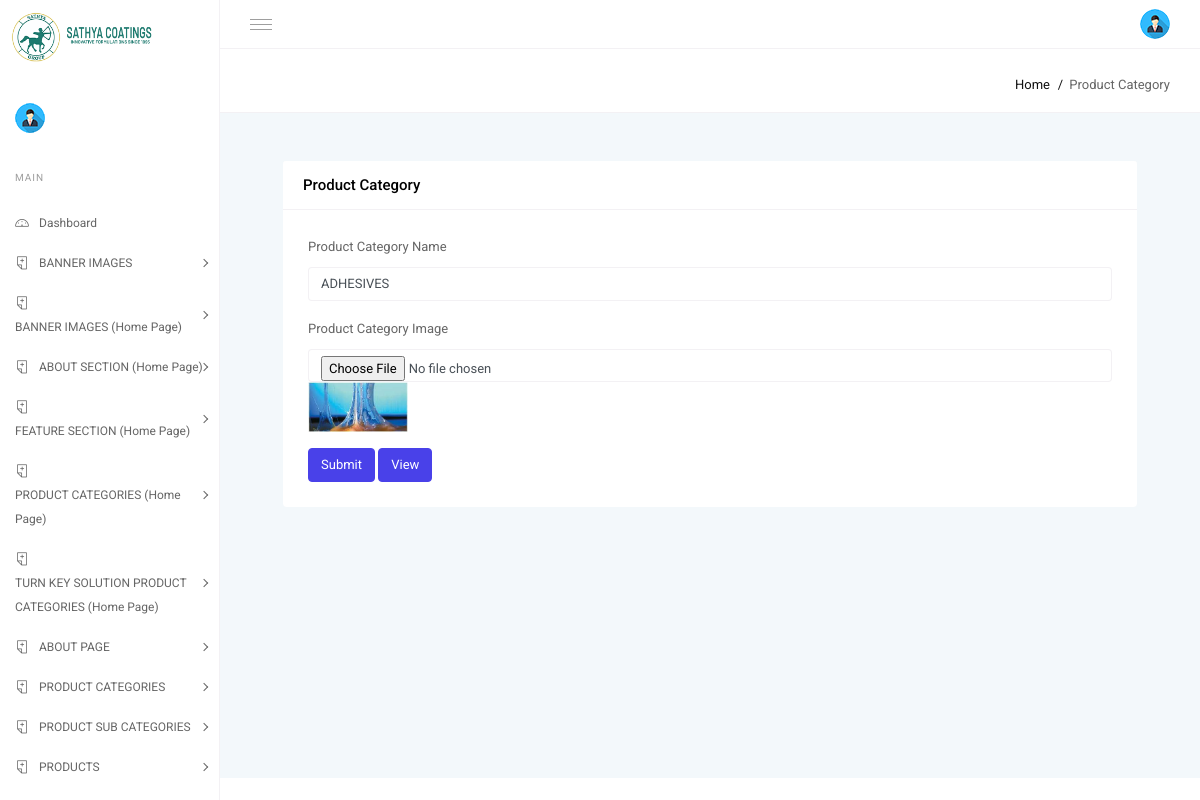
Page /sathyadb/contentupdate.php?update=1 (signed in) on the committed database.
### tables this page shows
CREATE TABLE `product_category` (
  `id` int(50) NOT NULL,
  `image` varchar(50) NOT NULL,
  `name` varchar(50) NOT NULL
);

### sathyadb/contentupdate.php (the view, shortened to what this page needs)
<?php
include("header.php");
?>
<div class="page-title-area">
    <div class="row align-items-center">
        <div class="col-sm-12 col-lg-12 col-md-12 col-12">
            <div class="breadcrumbs-area clearfix">
                <ul class="breadcrumbs float-right">
                    <li><a href="index.php">Home</a></li>
                    <li><span>Product Category</span></li>
                </ul>
            </div>
        </div>
    </div>
</div>
<div class="row m-5">
    <div class="col-md-12">
        <div class="card m-b-30">
            <div class="card-header bg-white">
                <h3 class="card-title">Product Category</h3>
            </div>
            <div class="card-body">
                <?php
                        include("config.php");
                        $imageid = $_GET['update'];
                        $productQuery = "SELECT * FROM product_category WHERE id = '$imageid'";
                        $productResult = $conn->query($productQuery);
                        if ($productResult->num_rows > 0) {
                            $row = $productResult->fetch_assoc();
                            $aimage = 'product_category/' . $row['image'];
                            $name =  $row['name'];
                        }
                        ?>
                <form method="POST" enctype="multipart/form-data" class="p-5">
                    <div class="position-relative form-group">
                        <label for="productImage" class="form-label">Product Category Name</label>
                        <input type="text" class="form-control" id="productImage" name="name"
                            value="<?php echo $name; ?>">
                    </div>
                    <div class="position-relative form-group">
                        <label for="productImage" class="form-label">Product Category Image</label>
                        <input type="file" class="form-control" id="productImage" name="logo2">
                        <img src="<?php echo $aimage; ?>" style="width:100px; height:50px;">
                    </div>
                    <button type="submit" class="btn btn-primary" name="submit">Submit</button>
                    <a href="contentview.php" class="btn btn-primary">View</a>
                </form>
            </div>
        </div>
    </div>
</div>
<?php
include("footer.php");
?>

### rows in the picture
product_category: name "ADHESIVES", image (picture)
